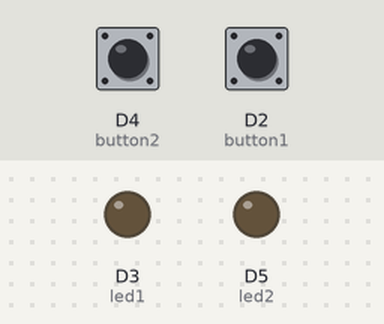
A sketch run on a simulated ESP8266 (NodeMCU). Shown: output pins drawn as LEDs (lit = HIGH). Inputs (shaded band) come from the test bench; at power-on: D4 (button2) LOW, D2 (button1) LOW.

Above: at 1.2 s.
1.3 s: D4 (button2) pulled HIGH for 0.15 s
At 2.7 s:
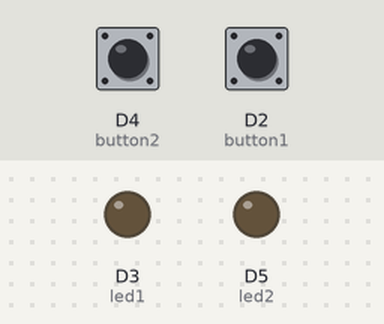
3.0 s: D2 (button1) pulled HIGH for 0.15 s
At 4.0 s:
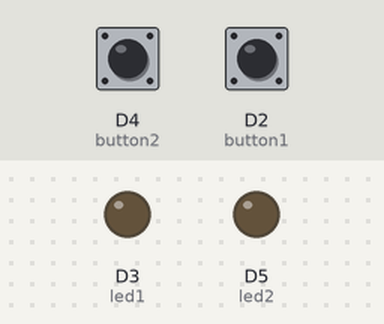
4.7 s: D2 (button1) pulled HIGH for 3.2 s
At 5.0 s:
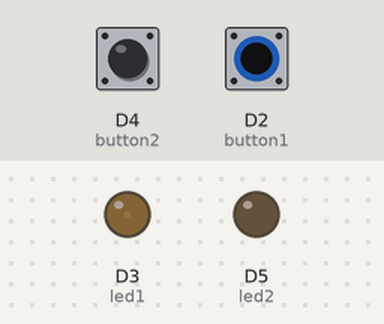
9.4 s: D4 (button2) pulled HIGH for 1 s
At 10.2 s:
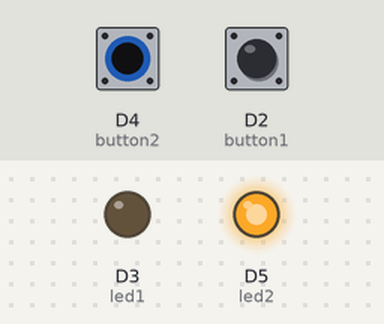
11.9 s: D4 (button2) pulled HIGH for 3.2 s
At 15.8 s:
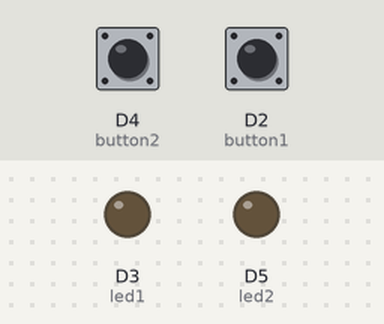
16.6 s: D4 (button2) driven HIGH and D2 (button1) driven HIGH
At 16.9 s:
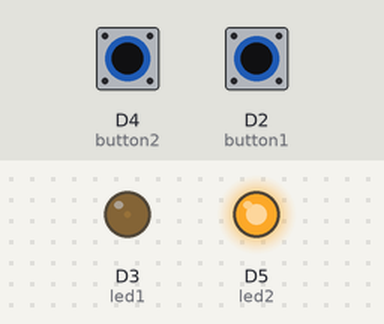
Timing chart, 0 to 20.6 s (numbered marks = the images above; inputs shaded):
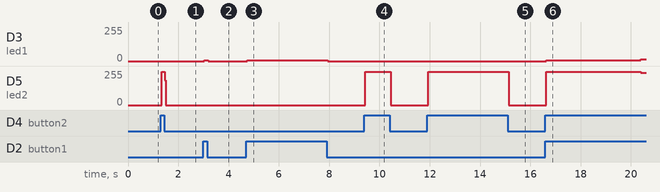

Measured:
- after the input at 1.3 s, D5 (led2): 0/255 → 249/255 at once, → 0/255 0.12 s later
- after the input at 3.0 s, D3 (led1): 0/255 → 6/255 at once, → 0/255 0.16 s later
- after the input at 4.7 s, D3 (led1): 0/255 → 6/255 at once, → 0/255 3.2 s later
- after the input at 9.4 s, D5 (led2): 0/255 → 249/255 at once, → 0/255 1.0 s later
- after the input at 11.9 s, D5 (led2): 0/255 → 249/255 at once, → 0/255 3.2 s later
- after the input at 16.6 s, D3 (led1): 0/255 → 6/255 at once, → 13/255 3.8 s later; D5 (led2): 0/255 → 249/255 at once, → 242/255 3.8 s later

The sketch:

Challenge_2LED_2pushbutton_masing-masing.ino
```cpp
int button1 = D2;
int button2 = D4;
int led1 = D3;
int led2 = D5;

int buttonStatus1 = 0;
int buttonStatus2 = 0;

void setup()
{
  pinMode(led1, OUTPUT);
  pinMode(led2, OUTPUT);
  pinMode(button1, INPUT);
  pinMode(button2, INPUT);
  Serial.begin(9600);
}

void loop()
{
  // button 1, led 1
  buttonStatus1 = digitalRead(button1);
  if (buttonStatus1 == HIGH){
    digitalWrite(led1, HIGH);
    digitalWrite(led2, LOW);
  }else{
    digitalWrite(led1, LOW);
    digitalWrite(led2, LOW);
  }

  // button 2, led 2
  buttonStatus2 = digitalRead(button2);
  if (buttonStatus2 == HIGH){
    digitalWrite(led1, LOW);
    digitalWrite(led2, HIGH);
  }else{
    digitalWrite(led1, LOW);
    digitalWrite(led2, LOW);
  }
}
```
